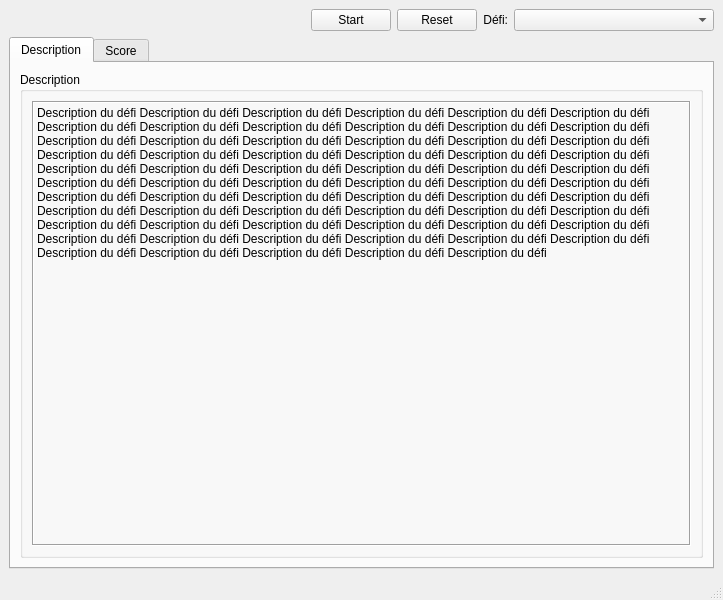
<?xml version="1.0" encoding="UTF-8"?>
<ui version="4.0">
 <class>MainWindow</class>
 <widget class="QMainWindow" name="MainWindow">
  <property name="geometry">
   <rect>
    <x>0</x>
    <y>0</y>
    <width>723</width>
    <height>600</height>
   </rect>
  </property>
  <property name="windowTitle">
   <string>RobocupULaval Competition</string>
  </property>
  <widget class="QWidget" name="centralwidget">
   <layout class="QGridLayout" name="gridLayout_2">
    <item row="0" column="0">
     <layout class="QGridLayout" name="gridLayout">
      <item row="0" column="1">
       <widget class="QPushButton" name="startButton">
        <property name="text">
         <string>Start</string>
        </property>
        <property name="checkable">
         <bool>true</bool>
        </property>
        <property name="checked">
         <bool>false</bool>
        </property>
        <property name="default">
         <bool>false</bool>
        </property>
        <property name="flat">
         <bool>false</bool>
        </property>
       </widget>
      </item>
      <item row="0" column="4">
       <widget class="QComboBox" name="defis_comboBox">
        <property name="minimumSize">
         <size>
          <width>200</width>
          <height>0</height>
         </size>
        </property>
       </widget>
      </item>
      <item row="0" column="0">
       <spacer name="horizontalSpacer">
        <property name="orientation">
         <enum>Qt::Horizontal</enum>
        </property>
        <property name="sizeHint" stdset="0">
         <size>
          <width>40</width>
          <height>20</height>
         </size>
        </property>
       </spacer>
      </item>
      <item row="1" column="0" colspan="5">
       <widget class="QTabWidget" name="tabWidget">
        <property name="currentIndex">
         <number>0</number>
        </property>
        <widget class="QWidget" name="tabWidgetPage1">
         <attribute name="title">
          <string>Description</string>
         </attribute>
         <layout class="QGridLayout" name="gridLayout_3">
          <item row="0" column="0">
           <widget class="QGroupBox" name="groupBox_2">
            <property name="title">
             <string>Description</string>
            </property>
            <property name="flat">
             <bool>false</bool>
            </property>
            <layout class="QGridLayout" name="gridLayout_4">
             <item row="0" column="0">
              <widget class="QLabel" name="description_label">
               <property name="frameShape">
                <enum>QFrame::Box</enum>
               </property>
               <property name="frameShadow">
                <enum>QFrame::Sunken</enum>
               </property>
               <property name="text">
                <string>&lt;html&gt;&lt;head/&gt;&lt;body&gt;&lt;p&gt;Description du défi Description du défi Description du défi Description du défi Description du défi  Description du défi Description du défi Description du défi Description du défi Description du défi  Description du défi Description du défi Description du défi Description du défi Description du défi  Description du défi Description du défi Description du défi Description du défi Description du défi  Description du défi Description du défi Description du défi Description du défi Description du défi  Description du défi Description du défi Description du défi Description du défi Description du défi  Description du défi Description du défi Description du défi Description du défi Description du défi  Description du défi Description du défi Description du défi Description du défi Description du défi  Description du défi Description du défi Description du défi Description du défi Description du défi  Description du défi Description du défi Description du défi Description du défi Description du défi  Description du défi Description du défi Description du défi Description du défi Description du défi  Description du défi Description du défi Description du défi Description du défi Description du défi  Description du défi Description du défi Description du défi Description du défi Description du défi  &lt;/p&gt;&lt;/body&gt;&lt;/html&gt;</string>
               </property>
               <property name="textFormat">
                <enum>Qt::AutoText</enum>
               </property>
               <property name="alignment">
                <set>Qt::AlignLeading|Qt::AlignLeft|Qt::AlignTop</set>
               </property>
               <property name="wordWrap">
                <bool>true</bool>
               </property>
               <property name="margin">
                <number>10</number>
               </property>
              </widget>
             </item>
            </layout>
           </widget>
          </item>
         </layout>
        </widget>
        <widget class="QWidget" name="tabWidgetPage2">
         <attribute name="title">
          <string>Score</string>
         </attribute>
        </widget>
       </widget>
      </item>
      <item row="0" column="3">
       <widget class="QLabel" name="label">
        <property name="text">
         <string>Défi:</string>
        </property>
        <property name="alignment">
         <set>Qt::AlignRight|Qt::AlignTrailing|Qt::AlignVCenter</set>
        </property>
       </widget>
      </item>
      <item row="0" column="2">
       <widget class="QPushButton" name="resetButton">
        <property name="text">
         <string>Reset</string>
        </property>
       </widget>
      </item>
     </layout>
    </item>
   </layout>
  </widget>
  <widget class="QStatusBar" name="statusBar"/>
 </widget>
 <resources/>
 <connections/>
</ui>
